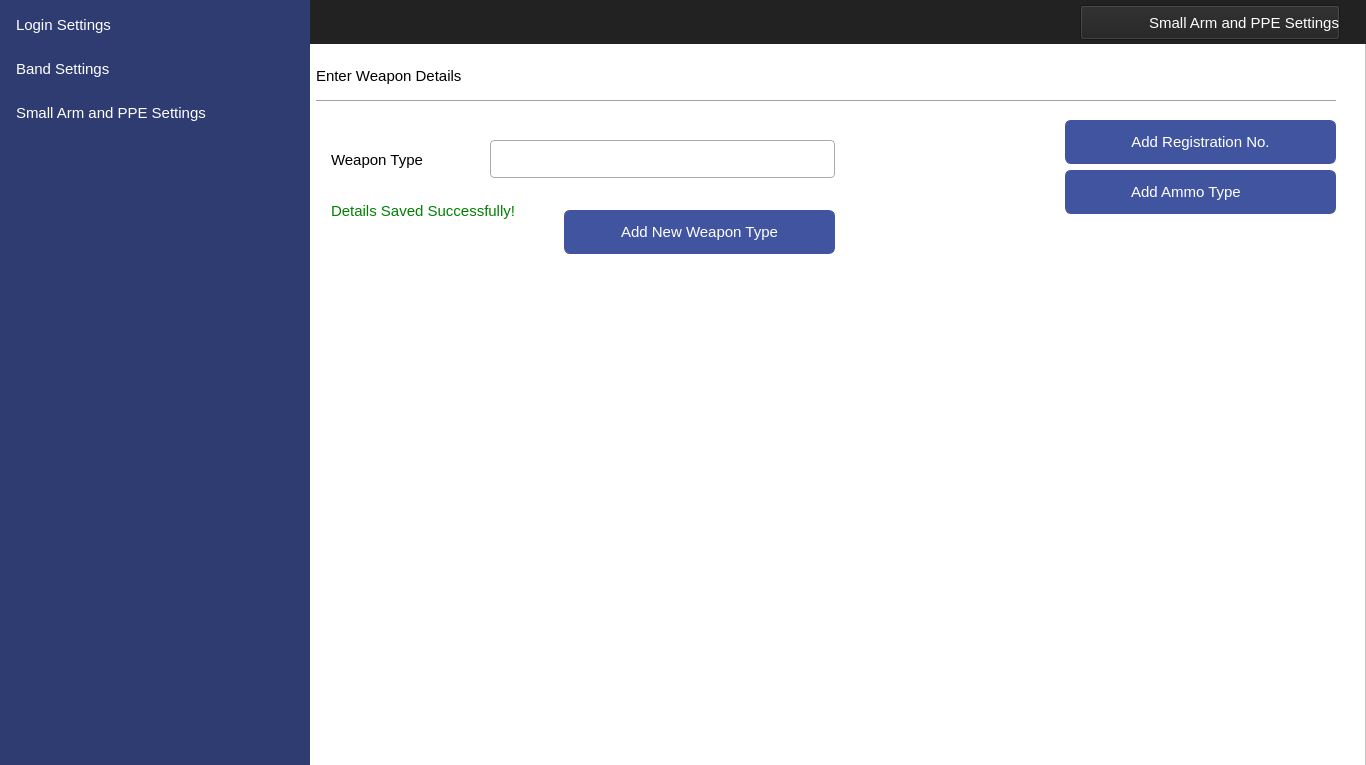
<?xml version="1.0" encoding="UTF-8"?>
<ui version="4.0">
 <class>MainWindow</class>
 <widget class="QMainWindow" name="MainWindow">
  <property name="geometry">
   <rect>
    <x>0</x>
    <y>0</y>
    <width>1366</width>
    <height>765</height>
   </rect>
  </property>
  <property name="windowTitle">
   <string>MainWindow</string>
  </property>
  <widget class="QWidget" name="centralwidget">
   <widget class="QFrame" name="frame">
    <property name="geometry">
     <rect>
      <x>0</x>
      <y>0</y>
      <width>1366</width>
      <height>768</height>
     </rect>
    </property>
    <property name="styleSheet">
     <string notr="true">background-color: #ffffff</string>
    </property>
    <property name="frameShape">
     <enum>QFrame::StyledPanel</enum>
    </property>
    <property name="frameShadow">
     <enum>QFrame::Raised</enum>
    </property>
    <widget class="QLabel" name="label_2">
     <property name="geometry">
      <rect>
       <x>0</x>
       <y>0</y>
       <width>1366</width>
       <height>44</height>
      </rect>
     </property>
     <property name="styleSheet">
      <string notr="true">background-color:#222222;</string>
     </property>
     <property name="text">
      <string/>
     </property>
    </widget>
    <widget class="QPushButton" name="btnAddWeaponType">
     <property name="geometry">
      <rect>
       <x>564</x>
       <y>210</y>
       <width>271</width>
       <height>44</height>
      </rect>
     </property>
     <property name="font">
      <font>
       <family>Segoe UI</family>
       <pointsize>11</pointsize>
      </font>
     </property>
     <property name="cursor">
      <cursorShape>PointingHandCursor</cursorShape>
     </property>
     <property name="styleSheet">
      <string notr="true">QPushButton
{
    color: #ffffff;
    background-color:#4154A0;
    border-width: 1px;
    border-color: #4154A0;
    border-style: solid;
    border-radius: 6;
    padding: 3px;
    font-size: 11pt;
    padding-left: 5px;
    padding-right: 5px;
    min-width: 40px;
}

QPushButton:hover
{
    background-color:#384889
}
QPushButton:pressed
{
    background-color: #384889;
 	border-width: 3px;
    border-color: #5C70BC;
    border-style: solid;
    border-radius: 6;

}</string>
     </property>
     <property name="text">
      <string>Add New Weapon Type</string>
     </property>
     <property name="icon">
      <iconset resource="../IconResource.qrc">
       <normaloff>:/images/add.png</normaloff>:/images/add.png</iconset>
     </property>
     <property name="iconSize">
      <size>
       <width>25</width>
       <height>25</height>
      </size>
     </property>
    </widget>
    <widget class="QLabel" name="lblDataEntrySuccessful">
     <property name="enabled">
      <bool>true</bool>
     </property>
     <property name="geometry">
      <rect>
       <x>331</x>
       <y>189</y>
       <width>361</width>
       <height>44</height>
      </rect>
     </property>
     <property name="font">
      <font>
       <family>Segoe UI</family>
       <pointsize>11</pointsize>
      </font>
     </property>
     <property name="layoutDirection">
      <enum>Qt::LeftToRight</enum>
     </property>
     <property name="styleSheet">
      <string notr="true">color: green;
background-color:#ffffff;
font-size: 11pt</string>
     </property>
     <property name="text">
      <string>Details Saved Successfully!</string>
     </property>
     <property name="alignment">
      <set>Qt::AlignLeading|Qt::AlignLeft|Qt::AlignVCenter</set>
     </property>
    </widget>
    <widget class="QPushButton" name="pushButton">
     <property name="enabled">
      <bool>true</bool>
     </property>
     <property name="geometry">
      <rect>
       <x>1080</x>
       <y>5</y>
       <width>260</width>
       <height>35</height>
      </rect>
     </property>
     <property name="font">
      <font>
       <family>Segoe UI</family>
       <pointsize>11</pointsize>
      </font>
     </property>
     <property name="styleSheet">
      <string notr="true"> text-align: right;
    color: #ffffff;
    background-color:#222222;</string>
     </property>
     <property name="text">
      <string>Small Arm and PPE Settings</string>
     </property>
     <property name="icon">
      <iconset resource="../IconResource.qrc">
       <normaloff>:/images/armPPE.png</normaloff>:/images/armPPE.png</iconset>
     </property>
     <property name="iconSize">
      <size>
       <width>32</width>
       <height>32</height>
      </size>
     </property>
    </widget>
    <widget class="QPushButton" name="pushButton_2">
     <property name="enabled">
      <bool>true</bool>
     </property>
     <property name="geometry">
      <rect>
       <x>331</x>
       <y>680</y>
       <width>100</width>
       <height>80</height>
      </rect>
     </property>
     <property name="styleSheet">
      <string notr="true"> border:1px solid #fff;
    border-radius:4px;
    outline:none;</string>
     </property>
     <property name="text">
      <string/>
     </property>
     <property name="icon">
      <iconset resource="../IconResource.qrc">
       <normaloff>:/images/logoMTIP.png</normaloff>:/images/logoMTIP.png</iconset>
     </property>
     <property name="iconSize">
      <size>
       <width>200</width>
       <height>200</height>
      </size>
     </property>
    </widget>
    <widget class="QLineEdit" name="edtWeaponType">
     <property name="geometry">
      <rect>
       <x>490</x>
       <y>140</y>
       <width>345</width>
       <height>38</height>
      </rect>
     </property>
     <property name="font">
      <font>
       <family>Segoe UI</family>
       <pointsize>11</pointsize>
      </font>
     </property>
     <property name="styleSheet">
      <string notr="true">QLineEdit{
    border:1px solid #aaa;
    border-radius:4px;
    outline:none;
    padding:6px;
    box-sizing:border-box;
    transition:.3s;
  }
  QLineEdit:hover{
	 border:1px solid #000;	
 	transition:.3s;
}
  QLineEdit:focus{
    border-color:dodgerBlue;
    box-shadow:0 0 8px 0 dodgerBlue;
  }</string>
     </property>
    </widget>
    <widget class="QLabel" name="label_9">
     <property name="geometry">
      <rect>
       <x>331</x>
       <y>138</y>
       <width>151</width>
       <height>44</height>
      </rect>
     </property>
     <property name="font">
      <font>
       <family>Segoe UI</family>
       <pointsize>11</pointsize>
      </font>
     </property>
     <property name="layoutDirection">
      <enum>Qt::LeftToRight</enum>
     </property>
     <property name="styleSheet">
      <string notr="true">color: #000000;
background-color:#ffffff;
font-size: 11pt</string>
     </property>
     <property name="text">
      <string>Weapon Type</string>
     </property>
     <property name="alignment">
      <set>Qt::AlignLeading|Qt::AlignLeft|Qt::AlignVCenter</set>
     </property>
    </widget>
    <widget class="QLabel" name="label">
     <property name="geometry">
      <rect>
       <x>0</x>
       <y>0</y>
       <width>310</width>
       <height>768</height>
      </rect>
     </property>
     <property name="styleSheet">
      <string notr="true">background-image: url(null);
background-color:#2F3C71;</string>
     </property>
     <property name="text">
      <string/>
     </property>
    </widget>
    <widget class="QPushButton" name="navViewLoginSettings">
     <property name="geometry">
      <rect>
       <x>10</x>
       <y>3</y>
       <width>290</width>
       <height>44</height>
      </rect>
     </property>
     <property name="font">
      <font>
       <family>Segoe UI</family>
       <pointsize>11</pointsize>
      </font>
     </property>
     <property name="cursor">
      <cursorShape>PointingHandCursor</cursorShape>
     </property>
     <property name="styleSheet">
      <string notr="true">QPushButton 
{
    text-align: left;
    color: #ffffff;
    background-color:#2F3C71;
    border-width: 1px;
    border-color: #2F3C71;
    border-style: solid;
    border-radius: 6;
    padding: 3px;
    font-size: 11pt;
    padding-left: 5px;
    padding-right: 5px;
    min-width: 40px;
}

QPushButton:hover
{
    background-color:#4154A0;
}

QPushButton:pressed
{
    background-color: #384889;
 	border-width: 3px;
    border-color: #5C70BC;
    border-style: solid;
    border-radius: 6;

}</string>
     </property>
     <property name="text">
      <string>Login Settings</string>
     </property>
     <property name="icon">
      <iconset resource="../IconResource.qrc">
       <normaloff>:/images/login.png</normaloff>:/images/login.png</iconset>
     </property>
     <property name="iconSize">
      <size>
       <width>25</width>
       <height>25</height>
      </size>
     </property>
     <property name="flat">
      <bool>false</bool>
     </property>
    </widget>
    <widget class="QPushButton" name="navViewBandSettings">
     <property name="geometry">
      <rect>
       <x>10</x>
       <y>47</y>
       <width>290</width>
       <height>44</height>
      </rect>
     </property>
     <property name="font">
      <font>
       <family>Segoe UI</family>
       <pointsize>11</pointsize>
      </font>
     </property>
     <property name="cursor">
      <cursorShape>PointingHandCursor</cursorShape>
     </property>
     <property name="styleSheet">
      <string notr="true">QPushButton 
{
    text-align: left;
    color: #ffffff;
    background-color:#2F3C71;
    border-width: 1px;
    border-color: #2F3C71;
    border-style: solid;
    border-radius: 6;
    padding: 3px;
    font-size: 11pt;
    padding-left: 5px;
    padding-right: 5px;
    min-width: 40px;
}
QPushButton:hover
{
    background-color:#4154A0;
}
QPushButton:pressed
{
    background-color: #384889;
 	border-width: 3px;
    border-color: #5C70BC;
    border-style: solid;
    border-radius: 6;

}</string>
     </property>
     <property name="text">
      <string>Band Settings</string>
     </property>
     <property name="icon">
      <iconset resource="../IconResource.qrc">
       <normaloff>:/images/smartWatch.png</normaloff>:/images/smartWatch.png</iconset>
     </property>
     <property name="iconSize">
      <size>
       <width>32</width>
       <height>32</height>
      </size>
     </property>
     <property name="flat">
      <bool>false</bool>
     </property>
    </widget>
    <widget class="QPushButton" name="navArmPPESettings">
     <property name="geometry">
      <rect>
       <x>10</x>
       <y>91</y>
       <width>290</width>
       <height>44</height>
      </rect>
     </property>
     <property name="font">
      <font>
       <family>Segoe UI</family>
       <pointsize>11</pointsize>
      </font>
     </property>
     <property name="cursor">
      <cursorShape>PointingHandCursor</cursorShape>
     </property>
     <property name="styleSheet">
      <string notr="true">QPushButton 
{
    text-align: left;
    color: #ffffff;
    background-color:#2F3C71;
    border-width: 1px;
    border-color: #2F3C71;
    border-style: solid;
    border-radius: 6;
    padding: 3px;
    font-size: 11pt;
    padding-left: 5px;
    padding-right: 5px;
    min-width: 40px;
}
QPushButton:active
{
    background-color:#4154A0;
}
QPushButton:hover
{
    background-color:#4154A0;
}
QPushButton:pressed
{
    background-color: #384889;
 	border-width: 3px;
    border-color: #5C70BC;
    border-style: solid;
    border-radius: 6;

}</string>
     </property>
     <property name="text">
      <string>Small Arm and PPE Settings</string>
     </property>
     <property name="icon">
      <iconset resource="../IconResource.qrc">
       <normaloff>:/images/armPPE.png</normaloff>:/images/armPPE.png</iconset>
     </property>
     <property name="iconSize">
      <size>
       <width>32</width>
       <height>32</height>
      </size>
     </property>
     <property name="flat">
      <bool>false</bool>
     </property>
    </widget>
    <widget class="QPushButton" name="navAddRegistrationNo">
     <property name="geometry">
      <rect>
       <x>1065</x>
       <y>120</y>
       <width>271</width>
       <height>44</height>
      </rect>
     </property>
     <property name="font">
      <font>
       <family>Segoe UI</family>
       <pointsize>11</pointsize>
      </font>
     </property>
     <property name="cursor">
      <cursorShape>PointingHandCursor</cursorShape>
     </property>
     <property name="styleSheet">
      <string notr="true">QPushButton
{
    color: #ffffff;
    background-color:#4154A0;
    border-width: 1px;
    border-color: #4154A0;
    border-style: solid;
    border-radius: 6;
    padding: 3px;
    font-size: 11pt;
    padding-left: 5px;
    padding-right: 5px;
    min-width: 40px;
}

QPushButton:hover
{
    background-color:#384889
}
QPushButton:pressed
{
    background-color: #384889;
 	border-width: 3px;
    border-color: #5C70BC;
    border-style: solid;
    border-radius: 6;

}</string>
     </property>
     <property name="text">
      <string>Add Registration No.</string>
     </property>
     <property name="icon">
      <iconset resource="../IconResource.qrc">
       <normaloff>:/images/add.png</normaloff>:/images/add.png</iconset>
     </property>
     <property name="iconSize">
      <size>
       <width>25</width>
       <height>25</height>
      </size>
     </property>
    </widget>
    <widget class="QPushButton" name="navAddAmmoType">
     <property name="geometry">
      <rect>
       <x>1065</x>
       <y>170</y>
       <width>271</width>
       <height>44</height>
      </rect>
     </property>
     <property name="font">
      <font>
       <family>Segoe UI</family>
       <pointsize>11</pointsize>
      </font>
     </property>
     <property name="cursor">
      <cursorShape>PointingHandCursor</cursorShape>
     </property>
     <property name="styleSheet">
      <string notr="true">QPushButton
{
    color: #ffffff;
    background-color:#4154A0;
    border-width: 1px;
    border-color: #4154A0;
    border-style: solid;
    border-radius: 6;
    padding: 3px;
    font-size: 11pt;
    padding-left: 5px;
    padding-right: 5px;
    min-width: 40px;
}

QPushButton:hover
{
    background-color:#384889
}
QPushButton:pressed
{
    background-color: #384889;
 	border-width: 3px;
    border-color: #5C70BC;
    border-style: solid;
    border-radius: 6;

}</string>
     </property>
     <property name="text">
      <string>Add Ammo Type       </string>
     </property>
     <property name="icon">
      <iconset resource="../IconResource.qrc">
       <normaloff>:/images/add.png</normaloff>:/images/add.png</iconset>
     </property>
     <property name="iconSize">
      <size>
       <width>25</width>
       <height>25</height>
      </size>
     </property>
    </widget>
    <zorder>label_2</zorder>
    <zorder>lblDataEntrySuccessful</zorder>
    <zorder>pushButton</zorder>
    <zorder>pushButton_2</zorder>
    <zorder>edtWeaponType</zorder>
    <zorder>label_9</zorder>
    <zorder>label</zorder>
    <zorder>btnAddWeaponType</zorder>
    <zorder>navViewBandSettings</zorder>
    <zorder>navViewLoginSettings</zorder>
    <zorder>navArmPPESettings</zorder>
    <zorder>navAddRegistrationNo</zorder>
    <zorder>navAddAmmoType</zorder>
   </widget>
   <widget class="QLabel" name="label_13">
    <property name="geometry">
     <rect>
      <x>316</x>
      <y>100</y>
      <width>1020</width>
      <height>1</height>
     </rect>
    </property>
    <property name="styleSheet">
     <string notr="true">background-color:#A0A0A0;</string>
    </property>
    <property name="text">
     <string/>
    </property>
   </widget>
   <widget class="QLabel" name="label_6">
    <property name="geometry">
     <rect>
      <x>316</x>
      <y>60</y>
      <width>221</width>
      <height>31</height>
     </rect>
    </property>
    <property name="font">
     <font>
      <family>Segoe UI</family>
      <pointsize>11</pointsize>
     </font>
    </property>
    <property name="layoutDirection">
     <enum>Qt::LeftToRight</enum>
    </property>
    <property name="styleSheet">
     <string notr="true">color: #000000;
background-color:#ffffff;
font-size: 11pt</string>
    </property>
    <property name="text">
     <string>Enter Weapon Details</string>
    </property>
    <property name="alignment">
     <set>Qt::AlignLeading|Qt::AlignLeft|Qt::AlignVCenter</set>
    </property>
   </widget>
  </widget>
 </widget>
 <resources>
  <include location="../IconResource.qrc"/>
 </resources>
 <connections/>
</ui>
